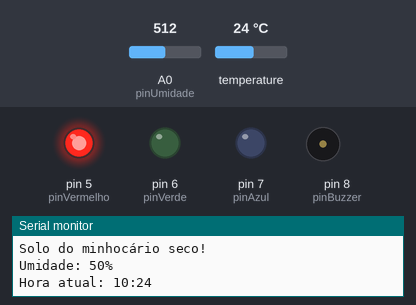
A sketch run on a simulated Arduino Uno, built with avr-gcc and run on an emulated ATmega328P. Parts: output pins drawn as LEDs (lit = HIGH), buzzer (waves = sounding), the last lines printed to the serial monitor. Inputs (shaded band) come from the test bench; at power-on: temperature 24 °C, A0 (pinUmidade) = 512. The local clock reads 2024-03-15 10:24:30 at power-on unless the sketch sets it.

Above: at 4.7 s.
4.8 s: temperature set to 20.4 °C
9.7 s: temperature set to 19.1 °C
At 13.1 s:
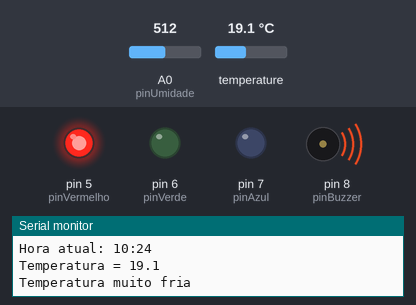
19.1 s: A0 (pinUmidade) set to 433
24.0 s: A0 (pinUmidade) set to 407
At 26.4 s:
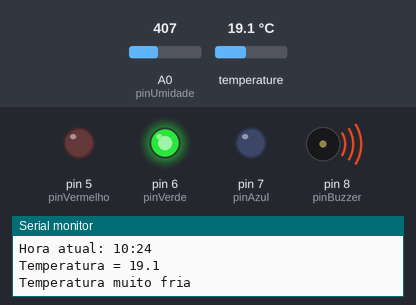
At 26.8 s:
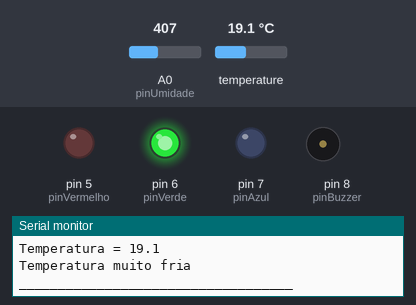
32.4 s: A0 (pinUmidade) set to 317
37.3 s: A0 (pinUmidade) set to 300
At 40.5 s:
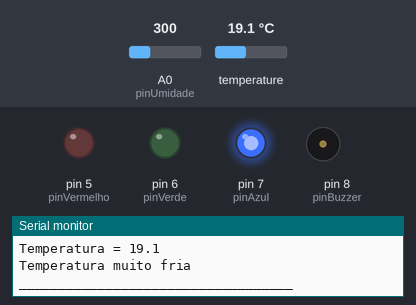
Timing chart, 0 to 45.7 s (numbered marks = the images above; inputs shaded):
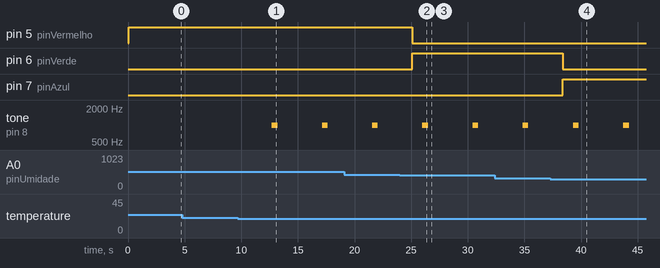

Measured:
- the behaviour switches between 20 and 19.9 °C on temperature (found by bisection; images 0 and 1)
- the behaviour switches between 420 and 419 on A0 (pinUmidade) (found by bisection; images 1 and 2)
- the behaviour switches between 307 and 306 on A0 (pinUmidade) (found by bisection; images 3 and 4)
- after the input at 9.7 s, tone on pin 8 (pinBuzzer): alternates 1000 Hz for 0.50 s and silent for 3.9 s, starting after 3.0 s
- after the input at 24.0 s, pin 5 (pinVermelho): HIGH → LOW after 1.1 s; pin 6 (pinVerde): LOW → HIGH after 1.1 s
- after the input at 37.3 s, pin 6 (pinVerde): HIGH → LOW after 1.1 s; pin 7 (pinAzul): LOW → HIGH after 1.1 s

The sketch:

PROJETO_DETECCAO_UMIDADE_TEMPERATURA_MINHOCARIO_ATUAL.ino
```cpp
//No total, meu código utiliza cinco bibliotecas
#include <SoftwareSerial.h> //aqui é para comunicação serial com o módulo Bluetooth
#include <Wire.h> // aqui é para comunicação I2C, necessária para o RTC (relógio)
#include <RTClib.h> // aqui é para controlar o módulo RTC DS3231
#include <OneWire.h> //esse é necessária para o sensor de temperatura DS18B20
#include <DallasTemperature.h> //aqui é  para controle do sensor de temperatura DS18B20

// aqui eu to pedindo para defini os pinos RX e TX para o Bluetooth
SoftwareSerial BTSerial(10, 11);

// já aqui eu to criando o objeto para o RTC (relógio)
RTC_DS3231 rtc;

// nesse momento eu to definindo as portas dos pinos do sensor de umidade, LEDs, sensor de temperatura e buzzer
const int pinUmidade = A0; //aqui é  Pino do sensor de umidade
const int pinVermelho = 5;
const int pinVerde = 6;
const int pinAzul = 7;
const int pinBuzzer = 8;   // essa porta aqui é do pino do buzzer
const int pinTemp = 9;     // já essa aqui é do pino do sensor de temperatura (DS18B20)

// aqui eu fazendo definição  da biblioteca OneWire e DallasTemperature (DS18B20)
OneWire oneWire(pinTemp);
DallasTemperature sensor(&oneWire);
DeviceAddress endereco_temp;

void setup() {
  // aqui eu pedindo para inicia a comunicação serial com o módulo Bluetooth
  BTSerial.begin(9600);

  // já aqui eu pedindo para inicia a comunicação serial com o monitor serial
  Serial.begin(9600);

  //aqui eu pedindo para inicia a  RTC (relógio)
  if (!rtc.begin()) {
    Serial.println("RTC não encontrado!");
    while (1);
  }

  // essa parte é se o RTC estiver sem a hora definida,eu peço para configura na hora atual
  if (rtc.lostPower()) {
    Serial.println("RTC perdeu a energia! Configurando a hora...");
    rtc.adjust(DateTime(F(__DATE__), F(__TIME__))); // aqui eu to pedindo para sincroniza com o horario
    // do computador que estamos utilizando
  }

  // nessa parte  eu to pedindo para inicia a  o sensor de temperatura (DS18B20)
  sensor.begin();

  // já essa parte eu to definindo os pinos dos LEDs e do buzzer como saída
  pinMode(pinVermelho, OUTPUT);
  pinMode(pinVerde, OUTPUT);
  pinMode(pinAzul, OUTPUT);
  pinMode(pinBuzzer, OUTPUT);

  // já aqui eu quero mostra uma Mensagem que o programa ta iniciando e ta tudo ok
  Serial.println("Sistema iniciado com sucesso!");
  BTSerial.println("Sistema iniciado com sucesso!");
}

void loop() {
  // esse é parte é hora atual do RTC que eu to pedindo
  DateTime now = rtc.now();

  // aqui eu quero que mostre o horário como string (hh:mm)
  String timeString = String(now.hour()) + ":" + String(now.minute());

  // nessa parte eu quero Leia os valores da umidade
  int umidadeValor = analogRead(pinUmidade);
  umidadeValor = map(umidadeValor, 0, 1023, 100, 0); // eu quero que ele faça o mapeamento da umidade de 0 a 100%

  // to fazendo o controle dos LEDs de acordo a umidade a cada valor tem uma cor diferente
  if (umidadeValor < 60) {
    analogWrite(pinVermelho, 255); //aqui o solo estar  muito seco ai vai acende um leds da cor vermelha
    analogWrite(pinVerde, 0);
    analogWrite(pinAzul, 0);
    Serial.println("Solo do minhocário seco!");
    BTSerial.println("Solo do minhocário seco!");
  } else if (umidadeValor >= 60 && umidadeValor <= 70) {
    analogWrite(pinVermelho, 0);
    analogWrite(pinVerde, 255); // já aqui o solo estar ideal ai vai acende um leds da  cor verde
    analogWrite(pinAzul, 0);
    Serial.println("Solo do minhocário ideal!");
    BTSerial.println("Solo do minhocário ideal!");
  } else {
    analogWrite(pinVermelho, 0);
    analogWrite(pinVerde, 0);
    analogWrite(pinAzul, 255); // já nesse daqui o solo estar muito umido ai vai acende um leds da  cor azul
    Serial.println("Solo do minhocário muito úmido!");
    BTSerial.println("Solo do minhocário muito úmido!");
  }

  // essa parte eu  quero mostre a  umidade e hora atual juntos
  Serial.println("Umidade: " + String(umidadeValor) + "%");
  BTSerial.println("Umidade: " + String(umidadeValor) + "%");
  Serial.println("Hora atual: " + timeString);
  BTSerial.println("Hora atual: " + timeString);

  // eu quero que  ele me informe ser sensor o de temperatura DS18B20 estar conectado
  sensor.requestTemperatures();
  if (!sensor.getAddress(endereco_temp, 0)) {
    Serial.println("SENSOR DE TEMPERATURA NÃO CONECTADO");
  } else {
    //aqui eu to chamando um método getTempC do objeto sensor de temperatura e
    //o método recebe um parâmetro chamado endereco_temp, que é um identificador como endereço do sensor.
    float temperatura = sensor.getTempC(endereco_temp);
    Serial.print("Temperatura = ");
    Serial.println(temperatura, 1);
    BTSerial.print("Temperatura = ");
    BTSerial.println(temperatura, 1);

    // nessa parte to pedindo para controlar a temperatura e o buzzer junto
 //   esta linha enviará a mensagem "Temperatura ideal"
    if (temperatura >= 20.0 && temperatura <= 25.0) {
      Serial.println("Temperatura ideal");
      BTSerial.println("Temperatura ideal");
      noTone(pinBuzzer); //nessa parte eu peço para desligar o buzzer se a temperatura estiver ideal
    } else if (temperatura < 20.0) {
      Serial.println("Temperatura muito fria");
      BTSerial.println("Temperatura muito fria");
      tone(pinBuzzer, 1000); // aqui to pedindo pra aciona o buzzer se a temperatura estiver fria
      //ele vai emita um som com uma frequência de 1000 Hz.
      delay(500);// aqui to pedindo aguarda meio segundo
      noTone(pinBuzzer);
    } else if (temperatura > 25.0) {
      Serial.println("Temperatura muito quente");
      BTSerial.println("Temperatura muito quente");
      tone(pinBuzzer, 2000); //aqui to pedindo pra aciona o buzzer se a temperatura estiver quente
      //ele vai emita um som com uma frequência de 2000 Hz.
      delay(500);
      noTone(pinBuzzer);
    }
  }

  //aqui to separando com uma linha  para deixar mais organizado
  Serial.println("___________________________________");
  BTSerial.println("___________________________________");

  // aqui to pedindo para aguardar 3 segundos
  delay(3000);
}
```
